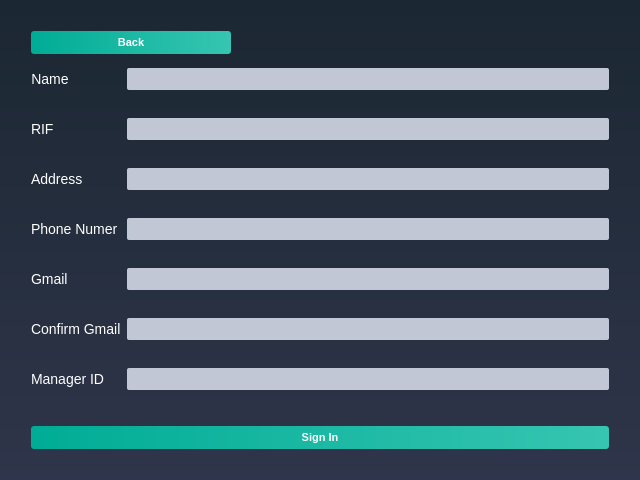
<?xml version="1.0" encoding="UTF-8"?>
<ui version="4.0">
 <class>SignIn_Shipping_Dialog</class>
 <widget class="QDialog" name="SignIn_Shipping_Dialog">
  <property name="geometry">
   <rect>
    <x>0</x>
    <y>0</y>
    <width>640</width>
    <height>480</height>
   </rect>
  </property>
  <property name="windowTitle">
   <string>Dialog</string>
  </property>
  <property name="styleSheet">
   <string notr="true">QWidget
{
	background-color: qlineargradient(spread:repeat, x1:1, y1:0, x2:1, y2:1, stop:0 rgba(27, 39, 50, 255),stop:1 rgba(47, 53, 74, 255));
	color: #000000;

}</string>
  </property>
  <layout class="QVBoxLayout" name="verticalLayout">
   <item>
    <layout class="QVBoxLayout" name="verticalLayout_3">
     <property name="spacing">
      <number>0</number>
     </property>
     <property name="leftMargin">
      <number>20</number>
     </property>
     <property name="topMargin">
      <number>20</number>
     </property>
     <property name="rightMargin">
      <number>20</number>
     </property>
     <property name="bottomMargin">
      <number>20</number>
     </property>
     <item>
      <widget class="QPushButton" name="pushButton">
       <property name="maximumSize">
        <size>
         <width>200</width>
         <height>16777215</height>
        </size>
       </property>
       <property name="styleSheet">
        <string notr="true">QPushButton
{
	background-color: qlineargradient(spread:pad, x1:0, y1:0.511, x2:1, y2:0.511, stop:0 rgba(0, 172, 149, 255),stop:0.995192 rgba(54, 197, 177, 255));
	color: #fff;
	font-size: 11px;
	font-weight: bold;
	border: none;
	border-radius: 3px;
	padding: 5px;

}</string>
       </property>
       <property name="text">
        <string>Back</string>
       </property>
      </widget>
     </item>
     <item>
      <layout class="QFormLayout" name="formLayout">
       <property name="fieldGrowthPolicy">
        <enum>QFormLayout::AllNonFixedFieldsGrow</enum>
       </property>
       <property name="horizontalSpacing">
        <number>6</number>
       </property>
       <property name="verticalSpacing">
        <number>28</number>
       </property>
       <property name="topMargin">
        <number>14</number>
       </property>
       <property name="bottomMargin">
        <number>10</number>
       </property>
       <item row="0" column="0">
        <widget class="QLabel" name="label">
         <property name="font">
          <font>
           <pointsize>-1</pointsize>
          </font>
         </property>
         <property name="styleSheet">
          <string notr="true">QLabel
{
	background-color: transparent;
	color: #ffffff;
	font-size: 14px;

}</string>
         </property>
         <property name="text">
          <string>Name</string>
         </property>
         <property name="alignment">
          <set>Qt::AlignCenter</set>
         </property>
        </widget>
       </item>
       <item row="0" column="1">
        <widget class="QLineEdit" name="lineEdit">
         <property name="sizePolicy">
          <sizepolicy hsizetype="Expanding" vsizetype="Preferred">
           <horstretch>0</horstretch>
           <verstretch>0</verstretch>
          </sizepolicy>
         </property>
         <property name="styleSheet">
          <string notr="true">QLineEdit
{
	background-color: #c2c7d5;
	color: #000;
	font-weight: bold;
	border: none;
	border-radius: 2px;
	padding: 3px;

}</string>
         </property>
        </widget>
       </item>
       <item row="2" column="0">
        <widget class="QLabel" name="label_2">
         <property name="font">
          <font>
           <pointsize>-1</pointsize>
          </font>
         </property>
         <property name="styleSheet">
          <string notr="true">QLabel
{
	background-color: transparent;
	color: #ffffff;
	font-size: 14px;

}</string>
         </property>
         <property name="text">
          <string>RIF</string>
         </property>
        </widget>
       </item>
       <item row="2" column="1">
        <widget class="QLineEdit" name="lineEdit_2">
         <property name="sizePolicy">
          <sizepolicy hsizetype="Expanding" vsizetype="Preferred">
           <horstretch>0</horstretch>
           <verstretch>0</verstretch>
          </sizepolicy>
         </property>
         <property name="styleSheet">
          <string notr="true">QLineEdit
{
	background-color: #c2c7d5;
	color: #000;
	font-weight: bold;
	border: none;
	border-radius: 2px;
	padding: 3px;

}</string>
         </property>
        </widget>
       </item>
       <item row="3" column="0">
        <widget class="QLabel" name="label_3">
         <property name="font">
          <font>
           <pointsize>-1</pointsize>
          </font>
         </property>
         <property name="styleSheet">
          <string notr="true">QLabel
{
	background-color: transparent;
	color: #ffffff;
	font-size: 14px;

}</string>
         </property>
         <property name="text">
          <string>Address</string>
         </property>
        </widget>
       </item>
       <item row="3" column="1">
        <widget class="QLineEdit" name="lineEdit_3">
         <property name="sizePolicy">
          <sizepolicy hsizetype="Expanding" vsizetype="Preferred">
           <horstretch>0</horstretch>
           <verstretch>0</verstretch>
          </sizepolicy>
         </property>
         <property name="styleSheet">
          <string notr="true">QLineEdit
{
	background-color: #c2c7d5;
	color: #000;
	font-weight: bold;
	border: none;
	border-radius: 2px;
	padding: 3px;

}</string>
         </property>
        </widget>
       </item>
       <item row="4" column="0">
        <widget class="QLabel" name="label_4">
         <property name="font">
          <font>
           <pointsize>-1</pointsize>
          </font>
         </property>
         <property name="styleSheet">
          <string notr="true">QLabel
{
	background-color: transparent;
	color: #ffffff;
	font-size: 14px;

}</string>
         </property>
         <property name="text">
          <string>Phone Numer</string>
         </property>
        </widget>
       </item>
       <item row="4" column="1">
        <widget class="QLineEdit" name="lineEdit_4">
         <property name="sizePolicy">
          <sizepolicy hsizetype="Expanding" vsizetype="Preferred">
           <horstretch>0</horstretch>
           <verstretch>0</verstretch>
          </sizepolicy>
         </property>
         <property name="styleSheet">
          <string notr="true">QLineEdit
{
	background-color: #c2c7d5;
	color: #000;
	font-weight: bold;
	border: none;
	border-radius: 2px;
	padding: 3px;

}</string>
         </property>
        </widget>
       </item>
       <item row="5" column="0">
        <widget class="QLabel" name="label_5">
         <property name="font">
          <font>
           <pointsize>-1</pointsize>
          </font>
         </property>
         <property name="styleSheet">
          <string notr="true">QLabel
{
	background-color: transparent;
	color: #ffffff;
	font-size: 14px;

}</string>
         </property>
         <property name="text">
          <string>Gmail</string>
         </property>
        </widget>
       </item>
       <item row="6" column="0">
        <widget class="QLabel" name="label_6">
         <property name="font">
          <font>
           <pointsize>-1</pointsize>
          </font>
         </property>
         <property name="styleSheet">
          <string notr="true">QLabel
{
	background-color: transparent;
	color: #ffffff;
	font-size: 14px;

}</string>
         </property>
         <property name="text">
          <string>Confirm Gmail</string>
         </property>
        </widget>
       </item>
       <item row="5" column="1">
        <widget class="QLineEdit" name="lineEdit_5">
         <property name="styleSheet">
          <string notr="true">QLineEdit
{
	background-color: #c2c7d5;
	color: #000;
	font-weight: bold;
	border: none;
	border-radius: 2px;
	padding: 3px;

}</string>
         </property>
        </widget>
       </item>
       <item row="6" column="1">
        <widget class="QLineEdit" name="lineEdit_6">
         <property name="styleSheet">
          <string notr="true">QLineEdit
{
	background-color: #c2c7d5;
	color: #000;
	font-weight: bold;
	border: none;
	border-radius: 2px;
	padding: 3px;

}</string>
         </property>
        </widget>
       </item>
       <item row="7" column="0">
        <widget class="QLabel" name="label_7">
         <property name="font">
          <font>
           <pointsize>-1</pointsize>
          </font>
         </property>
         <property name="styleSheet">
          <string notr="true">QLabel
{
	background-color: transparent;
	color: #ffffff;
	font-size: 14px;

}</string>
         </property>
         <property name="text">
          <string>Manager ID</string>
         </property>
        </widget>
       </item>
       <item row="7" column="1">
        <widget class="QLineEdit" name="lineEdit_7">
         <property name="styleSheet">
          <string notr="true">QLineEdit
{
	background-color: #c2c7d5;
	color: #000;
	font-weight: bold;
	border: none;
	border-radius: 2px;
	padding: 3px;

}</string>
         </property>
        </widget>
       </item>
      </layout>
     </item>
     <item>
      <layout class="QHBoxLayout" name="horizontalLayout">
       <item>
        <widget class="QPushButton" name="pushButton_2">
         <property name="styleSheet">
          <string notr="true">QPushButton
{
	background-color: qlineargradient(spread:pad, x1:0, y1:0.511, x2:1, y2:0.511, stop:0 rgba(0, 172, 149, 255),stop:0.995192 rgba(54, 197, 177, 255));
	color: #fff;
	font-size: 11px;
	font-weight: bold;
	border: none;
	border-radius: 3px;
	padding: 5px;

}</string>
         </property>
         <property name="text">
          <string>Sign In</string>
         </property>
        </widget>
       </item>
      </layout>
     </item>
    </layout>
   </item>
  </layout>
 </widget>
 <resources/>
 <connections/>
</ui>
